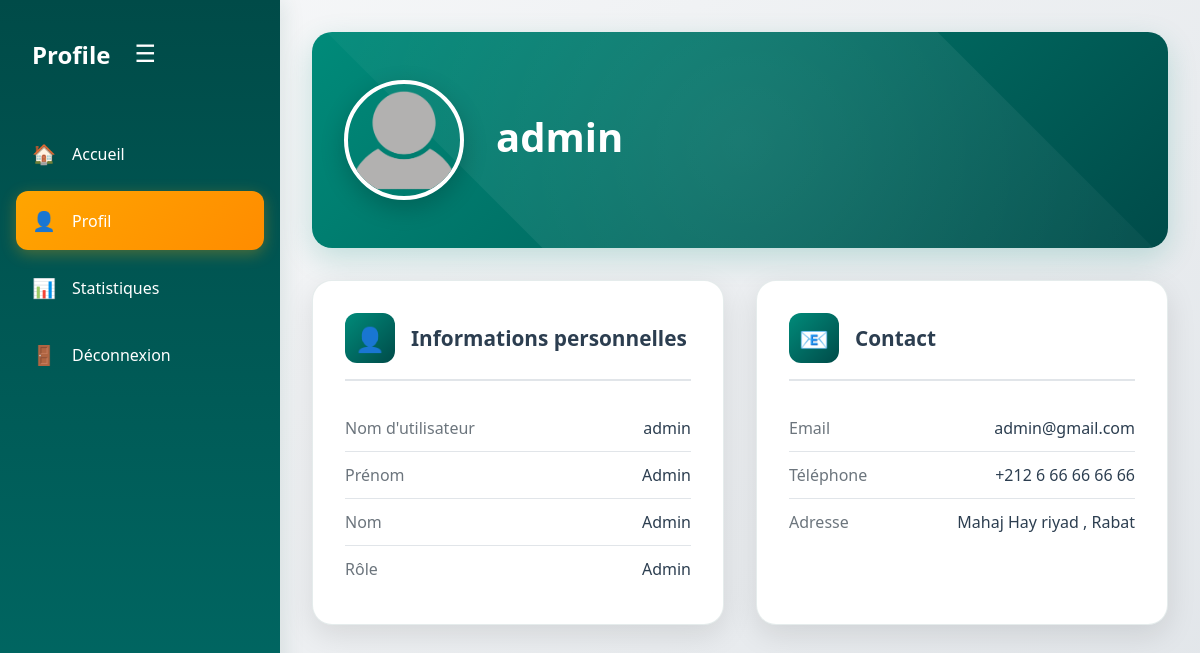
The page /modcod/Other_profile/4 (signed in) on the database its author committed.
### App1/models.py (models this page shows)
class CustomUser(AbstractUser):
    ROLE_CHOICES = [
        ('Admin', 'Admin'),
        ('Chef_projet','Chef_projet'),
        ('Collaborateur','Collaborateur'),
        ('Employe_Integration','Employe_Integration'),
        ('Stagiaire','Stagiaire'),
        ('Utilisateur_Confirmé' , 'Utilisateur_Confirmé'),
        ('Utilisateur_Temporaire','Utilisateur_Temporaire'),
    ]
    role = models.CharField(max_length=255, choices=ROLE_CHOICES, default='Utilisateur_Temporaire')
    phone_number = models.CharField(max_length=50,blank=True,null=True)
    adress = models.CharField(max_length=100,blank=True,null=True)
    ProfileImage = models.ImageField(upload_to="profileimage/" , default="profileimage/default.png")

### App1/views.py (the view)
# urls.py: path('Other_profile/<int:user_id>',Visualiser_Other,name="Visualiser_Other"),
@login_required(login_url='/modcod/login')
def Visualiser_Other(request,user_id):
    user = get_object_or_404(CustomUser , id = user_id)
    return render(request,'private/profile2.html',{'user' : user })

### templates/private/profile2.html (shortened to what this page needs)
<!DOCTYPE html>
{% load static %}
<html lang="fr">
<head>
    <link rel="stylesheet" href="{% static "css/private/profile.css" %}">
</head>
<body>
        {% include "../layouts/erreur.html" %}
    <div class="container">
        <nav class="sidebar" id="sidebar">
            <div class="sidebar-header">
                <h2>Profile</h2>
                <button class="sidebar-toggle" onclick="toggleSidebar()">
                    ☰
                </button>
            </div>
            <ul class="nav-menu">
                <li class="nav-item">
                    <a href="{% url "homepage" %}" class="nav-link">
                        <span class="nav-icon">🏠</span>
                        <span class="nav-text">Accueil</span>
                    </a>
                </li>
                <li class="nav-item">
                    <a href="{% url "profile" %}" class="nav-link active">
                        <span class="nav-icon">👤</span>
                        <span class="nav-text">Profil</span>
                    </a>
                </li>
                {% if request.user.role == "Admin" %}
                    <li class="nav-item">
                        <a href="{% url "dashboardpage" %}" class="nav-link">
                            <span class="nav-icon">📊</span>
                            <span class="nav-text">Statistiques</span>
                        </a>
                    </li>
                {% endif %}
                <li class="nav-item">
                    <a href="{% url "logout" %}" class="nav-link">
                        <span class="nav-icon">🚪</span>
                        <span class="nav-text">Déconnexion</span>
                    </a>
                </li>
            </ul>
        </nav>
        <main class="main-content">
            <div class="profile-header">
                <div class="profile-info">
                    <img src="{{user.ProfileImage.url}}" alt="Photo de profil" class="profile-avatar">
                    <div class="profile-details">
                        <h1>{{user.username}}</h1>
                    </div>
                </div>
            </div>
            <div class="profile-cards">
                <div class="card">
                    <div class="card-header">
                        <div class="card-icon">👤</div>
                        <h3 class="card-title">Informations personnelles</h3>
                    </div>
                    <div class="card-body">
                        <div class="info-item">
                            <span class="info-label">Nom d'utilisateur</span>
                            <span class="info-value">{{user.username}}</span>
                        </div>
                        <div class="info-item">
                            <span class="info-label">Prénom</span>
                            <span class="info-value">{{user.last_name}}</span>
                        </div>
                        <div class="info-item">
                            <span class="info-label">Nom</span>
                            <span class="info-value">{{user.first_name}}</span>
                        </div>
                        <div class="info-item">
                            <span class="info-label">Rôle</span>
                            <span class="info-value">{{user.role}}</span>
                        </div>
                    </div>
                </div>
                <div class="card">
                    <div class="card-header">
                        <div class="card-icon">📧</div>
                        <h3 class="card-title">Contact</h3>
                    </div>
                    <div class="card-body">
                        <div class="info-item">
                            <span class="info-label">Email</span>
                            <span class="info-value">{{user.email}}</span>
                        </div>
                        <div class="info-item">
                            <span class="info-label">Téléphone</span>
                            <span class="info-value">{{user.phone_number}}</span>
                        </div>
                        <div class="info-item">
                            <span class="info-label">Adresse</span>
                            <span class="info-value">{{user.adress}}</span>
                        </div>
                    </div>
                </div>
            </div>
        </main>
    </div>
</body>
</html>

### App1/static/css/private/profile.css (style rules this page uses)
* { margin: 0; padding: 0; box-sizing: border-box; }
body { font-family: 'Segoe UI', Tahoma, Geneva, Verdana, sans-serif; background: linear-gradient(135deg, #f8f9fa 0%, #e1e5e9 100%); color: #2c3e50; min-height: 100vh; }
.container { display: flex; min-height: 100vh; }
.sidebar { width: 280px; background: linear-gradient(180deg, #004b48 0%, #006b66 100%); padding: 2rem 0; box-shadow: 4px 0 20px rgba(0, 75, 72, 0.1); position: fixed; height: 100vh; overflow-y: auto; transition: all 0.3s ease; z-index: 1000; }
.sidebar-header { padding: 0 2rem; margin-bottom: 3rem; display: flex; align-items: center; gap: 1rem; }
.sidebar-header h2 { color: #ffffff; font-size: 1.5rem; font-weight: 600; }
.sidebar-toggle { background: none; border: none; color: #ffffff; font-size: 1.5rem; cursor: pointer; padding: 0.5rem; border-radius: 8px; transition: all 0.3s ease; }
.nav-menu { list-style: none; padding: 0 1rem; }
.nav-item { margin-bottom: 0.5rem; }
.nav-link { display: flex; align-items: center; gap: 1rem; padding: 1rem; color: #ffffff; text-decoration: none; border-radius: 12px; transition: all 0.3s ease; position: relative; }
.nav-link.active { background: linear-gradient(135deg, #FFA500, #FF8C00); box-shadow: 0 4px 15px rgba(255, 165, 0, 0.3); }
.nav-icon { font-size: 1.2rem; width: 24px; text-align: center; }
.nav-text { font-weight: 500; }
.main-content { flex: 1; margin-left: 280px; padding: 2rem; transition: all 0.3s ease; }
.profile-header { background: linear-gradient(135deg, #008b7a, #004B49); padding: 3rem 2rem; border-radius: 20px; margin-bottom: 2rem; box-shadow: 0 10px 30px rgba(0, 139, 122, 0.2); position: relative; overflow: hidden; }
.profile-header::before { content: ''; position: absolute; top: -50%; right: -50%; width: 200%; height: 200%; background: radial-gradient(circle, rgba(255, 255, 255, 0.1) 0%, transparent 70%); transform: rotate(45deg); }
.profile-info { display: flex; align-items: center; gap: 2rem; position: relative; z-index: 1; }
.profile-avatar { width: 120px; height: 120px; border-radius: 50%; object-fit: cover; border: 4px solid #ffffff; box-shadow: 0 8px 25px rgba(0, 0, 0, 0.2); }
.profile-details h1 { color: #ffffff; font-size: 2.5rem; margin-bottom: 0.5rem; font-weight: 600; }
.profile-cards { display: grid; grid-template-columns: repeat(auto-fit, minmax(300px, 1fr)); gap: 2rem; margin-bottom: 2rem; }
.card { background: #ffffff; border-radius: 20px; padding: 2rem; box-shadow: 0 10px 30px rgba(0, 0, 0, 0.1); transition: all 0.3s ease; border: 1px solid rgba(0, 75, 72, 0.1); }
.card-header { display: flex; align-items: center; gap: 1rem; margin-bottom: 1.5rem; padding-bottom: 1rem; border-bottom: 2px solid #e1e5e9; }
.card-icon { width: 50px; height: 50px; border-radius: 12px; background: linear-gradient(135deg, #008b7a, #004B49); display: flex; align-items: center; justify-content: center; color: #ffffff; font-size: 1.5rem; }
.card-title { font-size: 1.3rem; font-weight: 600; color: #2c3e50; }
.info-item { display: flex; justify-content: space-between; align-items: center; padding: 0.75rem 0; border-bottom: 1px solid #e1e5e9; }
.info-item:last-child { border-bottom: none; }
.info-label { font-weight: 500; color: #6c757d; }
.info-value { color: #2c3e50; font-weight: 500; }
.card, .profile-header, .password-form { animation: fadeIn 0.6s ease-out; }
@media (max-width: 1200px) { .profile-cards { grid-template-columns: repeat(auto-fit, minmax(250px, 1fr)); } }

### rows shown on the page
CustomUser: ProfileImage (placeholder picture), username "admin", last_name "Admin", first_name "Admin", role "Admin", email "admin@gmail.com", phone_number "+212 6 66 66 66 66", adress "Mahaj Hay riyad , Rabat"
